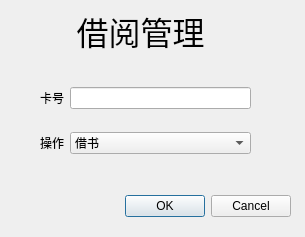
<?xml version="1.0" encoding="UTF-8"?>
<ui version="4.0">
 <class>BorRet</class>
 <widget class="QDialog" name="BorRet">
  <property name="geometry">
   <rect>
    <x>0</x>
    <y>0</y>
    <width>305</width>
    <height>237</height>
   </rect>
  </property>
  <property name="windowTitle">
   <string>Dialog</string>
  </property>
  <widget class="QDialogButtonBox" name="buttonBox">
   <property name="geometry">
    <rect>
     <x>100</x>
     <y>190</y>
     <width>191</width>
     <height>32</height>
    </rect>
   </property>
   <property name="orientation">
    <enum>Qt::Horizontal</enum>
   </property>
   <property name="standardButtons">
    <set>QDialogButtonBox::Cancel|QDialogButtonBox::Ok</set>
   </property>
  </widget>
  <widget class="QLabel" name="label">
   <property name="geometry">
    <rect>
     <x>20</x>
     <y>-30</y>
     <width>241</width>
     <height>121</height>
    </rect>
   </property>
   <property name="font">
    <font>
     <pointsize>24</pointsize>
    </font>
   </property>
   <property name="text">
    <string>借阅管理</string>
   </property>
   <property name="alignment">
    <set>Qt::AlignCenter</set>
   </property>
  </widget>
  <widget class="QWidget" name="gridLayoutWidget">
   <property name="geometry">
    <rect>
     <x>40</x>
     <y>70</y>
     <width>211</width>
     <height>101</height>
    </rect>
   </property>
   <layout class="QGridLayout" name="gridLayout">
    <item row="0" column="1">
     <widget class="QLineEdit" name="CardID"/>
    </item>
    <item row="1" column="1">
     <widget class="QComboBox" name="select">
      <item>
       <property name="text">
        <string>借书</string>
       </property>
      </item>
      <item>
       <property name="text">
        <string>还书</string>
       </property>
      </item>
     </widget>
    </item>
    <item row="0" column="0">
     <widget class="QLabel" name="label_2">
      <property name="text">
       <string>卡号</string>
      </property>
      <property name="alignment">
       <set>Qt::AlignRight|Qt::AlignTrailing|Qt::AlignVCenter</set>
      </property>
     </widget>
    </item>
    <item row="1" column="0">
     <widget class="QLabel" name="label_3">
      <property name="text">
       <string>操作</string>
      </property>
      <property name="alignment">
       <set>Qt::AlignRight|Qt::AlignTrailing|Qt::AlignVCenter</set>
      </property>
     </widget>
    </item>
   </layout>
  </widget>
 </widget>
 <resources/>
 <connections>
  <connection>
   <sender>buttonBox</sender>
   <signal>accepted()</signal>
   <receiver>BorRet</receiver>
   <slot>accept()</slot>
   <hints>
    <hint type="sourcelabel">
     <x>248</x>
     <y>254</y>
    </hint>
    <hint type="destinationlabel">
     <x>157</x>
     <y>274</y>
    </hint>
   </hints>
  </connection>
  <connection>
   <sender>buttonBox</sender>
   <signal>rejected()</signal>
   <receiver>BorRet</receiver>
   <slot>reject()</slot>
   <hints>
    <hint type="sourcelabel">
     <x>316</x>
     <y>260</y>
    </hint>
    <hint type="destinationlabel">
     <x>286</x>
     <y>274</y>
    </hint>
   </hints>
  </connection>
 </connections>
</ui>
